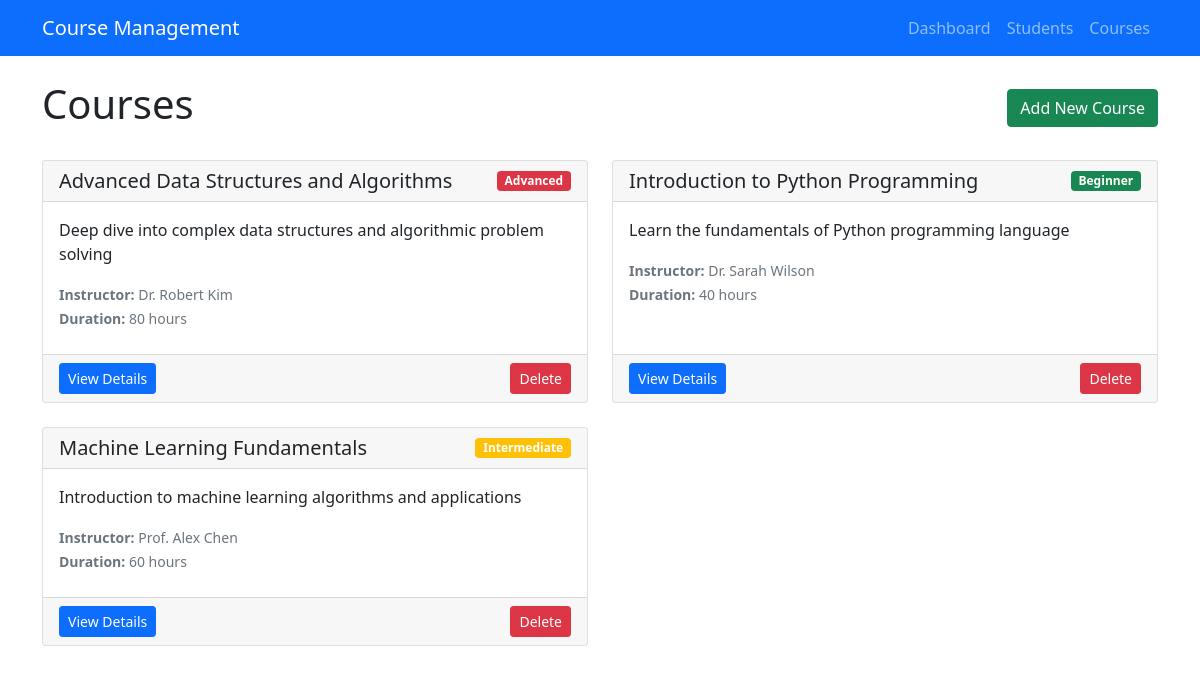
Screenshot of /courses with the database file from the repository.
### tables this page shows
CREATE TABLE courses (
                id INTEGER PRIMARY KEY AUTOINCREMENT,
                title TEXT NOT NULL,
                description TEXT,
                content TEXT NOT NULL,
                instructor TEXT,
                duration_hours INTEGER,
                difficulty_level TEXT CHECK(difficulty_level IN ('Beginner', 'Intermediate', 'Advanced')),
                created_at TIMESTAMP DEFAULT CURRENT_TIMESTAMP
            );

### app.py (the view)
@app.route('/courses')
def courses():
    all_courses = course_model.get_all()
    return render_template('courses.html', courses=all_courses)

### models.py (called while the page is built)
    def get_connection(self):
        conn = sqlite3.connect(self.db_name)
        conn.row_factory = sqlite3.Row
        return conn

    def get_all(self):
        conn = self.db.get_connection()
        courses = conn.execute('SELECT * FROM courses ORDER BY title').fetchall()
        conn.close()
        return courses

### templates/courses.html (shortened to what this page needs)
{% extends "base.html" %}
{% block content %}
<div class="d-flex justify-content-between align-items-center mb-4">
    <h1>Courses</h1>
    <a href="{{ url_for('add_course') }}" class="btn btn-success">Add New Course</a>
</div>
<div class="row">
    {% if courses %}
        {% for course in courses %}
        <div class="col-md-6 mb-4">
            <div class="card h-100">
                <div class="card-header d-flex justify-content-between align-items-center">
                    <h5 class="mb-0">{{ course.title }}</h5>
                    <span class="badge bg-{{ 'success' if course.difficulty_level == 'Beginner' else 'warning' if course.difficulty_level == 'Intermediate' else 'danger' }}">
                        {{ course.difficulty_level }}
                    </span>
                </div>
                <div class="card-body">
                    <p class="card-text">{{ course.description[:150] }}{% if course.description|length > 150 %}...{% endif %}</p>
                    <div class="mb-2">
                        <small class="text-muted">
                            <strong>Instructor:</strong> {{ course.instructor }}<br>
                            <strong>Duration:</strong> {{ course.duration_hours }} hours
                        </small>
                    </div>
                </div>
                <div class="card-footer">
                    <div class="d-flex justify-content-between">
                        <a href="{{ url_for('course_detail', course_id=course.id) }}" class="btn btn-primary btn-sm">View Details</a>
                        <form method="POST" action="{{ url_for('delete_course', course_id=course.id) }}" class="d-inline" onsubmit="return confirm('Are you sure you want to delete this course?')">
                            <button type="submit" class="btn btn-danger btn-sm">Delete</button>
                        </form>
                    </div>
                </div>
            </div>
        </div>
        {% endfor %}
    {% endif %}
</div>
{% endblock %}

### rows the page displays
courses: title "Advanced Data Structures and Algorithms", difficulty_level "Advanced", description "Deep dive into complex data structures and algorithmic problem solving", instructor "Dr. Robert Kim", duration_hours "80"
courses: title "Introduction to Python Programming", difficulty_level "Beginner", description "Learn the fundamentals of Python programming language", instructor "Dr. Sarah Wilson", duration_hours "40"
courses: title "Machine Learning Fundamentals", difficulty_level "Intermediate", description "Introduction to machine learning algorithms and applications", instructor "Prof. Alex Chen", duration_hours "60"
